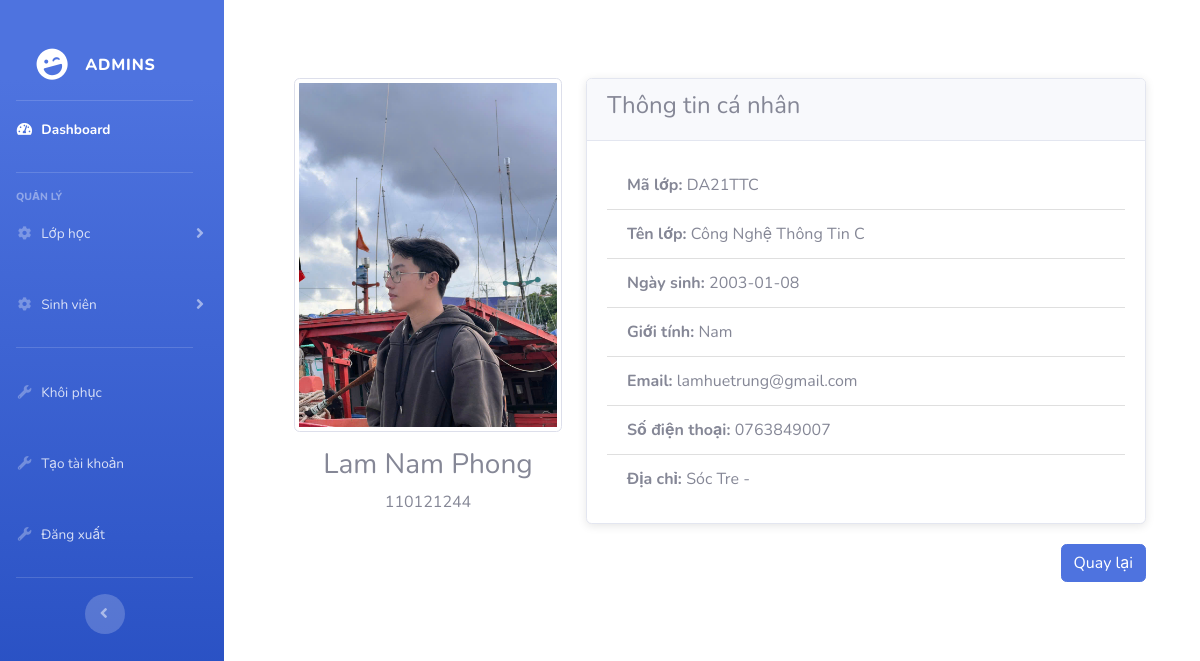
Page /admin/index.php?action=qlsv&query=thongtin&masv=110121244 (signed in) on the committed database.
### tables this page shows
CREATE TABLE `sinhvien` (
  `maSV` varchar(9) NOT NULL COMMENT 'Mã sinh viên',
  `hoLot` varchar(20) NOT NULL COMMENT 'Họ lót',
  `tenSV` varchar(10) NOT NULL COMMENT 'Tên sinh viên',
  `ngaySinh` date NOT NULL COMMENT 'Ngày sinh',
  `gioiTinh` varchar(6) NOT NULL COMMENT 'Giới tính',
  `maLop` varchar(20) NOT NULL COMMENT 'Mã Lớp',
  `email` varchar(255) NOT NULL COMMENT 'Email',
  `soDT` varchar(11) NOT NULL COMMENT 'Số điện thoại',
  `diaChi` text NOT NULL COMMENT 'Địa chỉ',
  `hinhAnh` varchar(255) NOT NULL COMMENT 'Hình ảnh',
  `isDeleted` tinyint(1) DEFAULT 0
);

CREATE TABLE `lophoc` (
  `maLop` varchar(12) NOT NULL,
  `tenLop` varchar(100) NOT NULL,
  `ghiChu` varchar(100) NOT NULL,
  `isDeleted` tinyint(1) DEFAULT 0
);

CREATE TABLE `province` (
  `id` varchar(255) NOT NULL,
  `id_province` varchar(255) NOT NULL,
  `id_district` varchar(255) NOT NULL,
  `id_ward` varchar(255) NOT NULL,
  `diachicuthe` varchar(255) DEFAULT NULL
);

### admin/modules/qlSV/thongtinchitiet.php (the view, shortened to what this page needs)
<?php
    $sql = "SELECT * FROM sinhvien, lophoc WHERE sinhvien.maLop = lophoc.maLop and maSV ='$_GET[masv]' LIMIT 1";
    $query = mysqli_query($conn, $sql);
?>
<div class="container mt-5">
    <div class="row">
        <?php
            while($row = mysqli_fetch_assoc($query)){
?>
        <div class="col-md-4 text-center">
            <img src="modules/qlSV/image/<?php echo $row['hinhAnh'];?>" class="rounded-square img-thumbnail" alt="Student Profile Picture" <?php echo $row['hinhAnh'];?>>
            <h3 class="mt-3"><?php echo $row['hoLot'] . " " . $row['tenSV'];?></h3>
            <p class="text-muted"><?php echo $row['maSV'];?></p>
        </div>
        <div class="col-md-8">
            <div class="card">
                <div class="card-header">
                    <h4>Thông tin cá nhân</h4>
                </div>
                <div class="card-body">
                    <ul class="list-group list-group-flush">
                        <li class="list-group-item"><strong>Mã lớp: </strong><?php echo $row['maLop'];?></li>
                        <li class="list-group-item"><strong>Tên lớp: </strong><?php echo $row['tenLop'];?></li>
                        <li class="list-group-item"><strong>Ngày sinh: </strong><?php echo $row['ngaySinh'];?> </li>
                        <li class="list-group-item"><strong>Giới tính: </strong><?php echo $row['gioiTinh'];?></li>
                        <li class="list-group-item"><strong>Email: </strong><?php echo $row['email'];?></li>
                        <li class="list-group-item"><strong>Số điện thoại: </strong><?php echo ($row['soDT'])?></li>
                        <li class='list-group-item'><strong>Địa chỉ: </strong>
                        <?php
                            $id_sinhvien = $row['maSV'];
                            $sql_select_diachi = "SELECT * FROM province WHERE id = '$id_sinhvien' LIMIT 1";
                            $result_diachi = mysqli_query($conn, $sql_select_diachi);
                            if ($result_diachi && mysqli_num_rows($result_diachi) > 0) {
                                while ($row_diachi = mysqli_fetch_assoc($result_diachi)) {
                                    echo $row_diachi['diachicuthe'] .' - ';
                                }
                            } else {
                                echo "Không tìm thấy địa chỉ của sinh viên.";
                            }
                        ?>
                    </li>
                    </ul>
                </div>
            </div>
        <?php } ?>
            <div class="text-right">
                <a href="./index.php?action=qlsv&query=lietke" class="btn btn-primary">Quay lại</a>
            </div>
        </div>
    </div>
</div>

### css/dasboard.css (style rules this page uses)
body { font-family: 'Arial', sans-serif; background-color: #f8f9fa; }
.content p { font-size: 16px; color: #6c757d; }
.card { border: none; border-radius: 10px; box-shadow: 0 2px 10px rgba(0, 0, 0, 0.1); margin-bottom: 20px; }

### rows in the picture
sinhvien: hinhAnh (picture), hoLot "Lam", tenSV "Nam Phong", maSV "110121244", maLop.maLop "DA21TTC", maLop.tenLop "Công Nghệ Thông Tin C", ngaySinh "2003-01-08", gioiTinh "Nam", email "lamhuetrung@gmail.com", soDT "0763849007"
province: diachicuthe "Sóc Tre"
